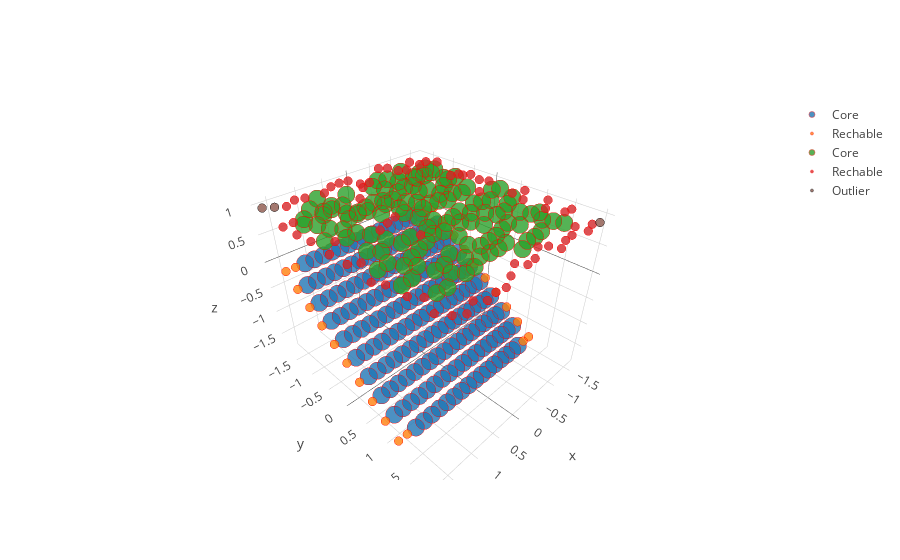

Notebook source saved alongside this figure:
### Markdown cell above
### 5. Visualizing clusters: cores, rechables and outliers

### Code cell
# Plot result
fig = make_subplots(rows=1, cols=1, specs=[[{'is_3d': True}]])
unique_labels = set(labels)
for k in unique_labels:
    if k == -1:
        # Black used for noise.
        color = 'black'
        name1 = 'Outlier'
        name2 = 'Outlier'
    else:
        color = 'red'
        name1 = 'Core'
        name2 = 'Rechable'

    class_member_mask = (labels == k)

    xy_core = X[class_member_mask & core_samples_mask]
    #ax.scatter(xy[:, 0], xy[:, 1], xy[:, 2], 'bo')

    xy_proximity = X[class_member_mask & ~core_samples_mask]
    #ax.scatter(xy[:, 0], xy[:, 1], xy[:, 2], 'bo')
    
    trace_core = trace3D(xy_core, color=color, size=6, name=name1)
    trace_proximity = trace3D(xy_proximity, color=color, size=3, name=name2)
    
    fig.append_trace(trace_core, 1, 1)
    fig.append_trace(trace_proximity, 1, 1)

iplot(fig, filename='simple-3d-scatter')

### Figure 1 — Plotly figure (JSON) as saved in the notebook; plotly's stock layout.template omitted (floating-point values rounded to 4 significant figures; data arrays with more than 128 entries replaced by an {"elided": "..."} marker saying what was removed)
{"data": [{"marker": {"line": {"color": "red", "width": 0.5}, "opacity": 0.8, "size": 6}, "mode": "markers", "name": "Core", "scene": "scene", "type": "scatter3d", "uid": "f29f886a-0655-4cb0-9bc7-7e9721cbb62a", "x": {"elided": "176 float values"}, "y": {"elided": "176 float values"}, "z": {"elided": "176 float values"}}, {"marker": {"line": {"color": "red", "width": 0.5}, "opacity": 0.8, "size": 3}, "mode": "markers", "name": "Rechable", "scene": "scene", "type": "scatter3d", "uid": "46fd21cc-9dea-405e-ab5b-ec97dcf2e4ce", "x": [-1.648, -1.474, 1.474, 1.648, -1.648, 1.648, -1.648, 1.648, -1.648, 1.648, -1.648, 1.648, -1.648, 1.648, -1.648, 1.648, -1.648, 1.648, -1.648, 1.648, -1.648, -1.474, 1.474, 1.648], "y": [-1.398, -1.398, -1.398, -1.398, -1.116, -1.116, -0.8345, -0.8345, -0.5526, -0.5526, -0.2707, -0.2707, 0.01122, 0.01122, 0.2931, 0.2931, 0.575, 0.575, 0.857, 0.857, 1.139, 1.139, 1.139, 1.139], "z": [-0.004394, -0.004394, -0.004394, -0.004394, -0.2061, -0.2061, -0.4077, -0.4077, -0.6094, -0.6094, -0.811, -0.811, -1.013, -1.013, -1.214, -1.214, -1.416, -1.416, -1.618, -1.618, -1.819, -1.819, -1.819, -1.819]}, {"marker": {"line": {"color": "red", "width": 0.5}, "opacity": 0.8, "size": 6}, "mode": "markers", "name": "Core", "scene": "scene", "type": "scatter3d", "uid": "66690231-84a7-4402-8740-62b825a01914", "x": {"elided": "129 float values"}, "y": {"elided": "129 float values"}, "z": {"elided": "129 float values"}}, {"marker": {"line": {"color": "red", "width": 0.5}, "opacity": 0.8, "size": 3}, "mode": "markers", "name": "Rechable", "scene": "scene", "type": "scatter3d", "uid": "78ff2830-69af-40c1-aa23-d45fd4ab8de0", "x": [-1.648, -1.474, -1.301, -1.127, -0.9538, -0.7804, -0.607, -0.2601, -0.08671, 0.08671, 0.2601, 0.4336, 0.607, 0.9538, 1.127, 1.301, -1.648, 0.08671, 0.2601, 1.474, 1.648, -1.648, -1.474, 1.648, -1.648, -1.474, 1.648, -1.648, -1.474, -1.301, 0.4336, 0.607, 0.7804, 1.474, 1.648, -1.648, 0.4336, 1.474, 1.648, -1.648, -1.474, 1.648, -1.648, -1.474, 1.648, -1.648, -1.474, 1.474, 1.648, -1.474, -1.301, -1.127, -0.9538, -0.7804, -0.607, -0.4336, -0.2601, -0.08671, 0.08671, 0.2601, 0.4336, 0.607, 0.7804, 0.9538, 1.127, 1.301, 1.474, 1.648], "y": [-1.608, -1.599, -1.687, -1.586, -1.617, -1.71, -1.75, -1.589, -1.615, -1.717, -1.728, -1.716, -1.659, -1.681, -1.701, -1.654, -1.31, -1.317, -1.184, -1.192, -1.183, -0.7828, -0.8041, -0.8085, -0.4904, -0.5248, -0.4568, -0.08318, -0.1555, 0.001478, -0.1321, -0.1001, -0.05571, -0.1385, -0.03223, 0.4131, 0.3954, 0.3951, 0.3462, 0.6474, 0.7474, 0.8074, 1.085, 1.163, 1.075, 1.503, 1.489, 1.522, 1.439, 1.942, 1.982, 1.86, 1.923, 1.932, 1.981, 1.885, 1.832, 1.918, 1.93, 1.851, 1.933, 2.001, 1.984, 2.005, 1.937, 2.002, 1.945, 1.85], "z": [0.8714, 0.8648, 0.9281, 0.8556, 0.878, 0.9445, 0.9731, 0.8582, 0.8764, 0.9493, 0.9571, 0.9489, 0.9083, 0.924, 0.9381, 0.9048, 0.9436, 0.9484, 0.8533, 0.859, 0.8528, 0.8516, 0.8669, 0.87, 0.9276, 0.9523, 0.9036, 0.9216, 0.9733, 0.861, 0.9566, 0.9337, 0.9019, 0.9611, 0.8851, 0.8518, 0.8644, 0.8646, 0.8996, 0.9693, 0.8978, 0.8549, 0.9416, 0.8857, 0.9487, 0.928, 0.9373, 0.9138, 0.9734, 0.8987, 0.8701, 0.9576, 0.9127, 0.9061, 0.8708, 0.9393, 0.9774, 0.9158, 0.9073, 0.9638, 0.9054, 0.8565, 0.8685, 0.8538, 0.9024, 0.8556, 0.8966, 0.9649]}, {"marker": {"line": {"color": "black", "width": 0.5}, "opacity": 0.8, "size": 6}, "mode": "markers", "name": "Outlier", "scene": "scene", "type": "scatter3d", "uid": "c8039572-9b14-46cc-a9c9-8c526790a012", "x": [], "y": [], "z": []}, {"marker": {"line": {"color": "black", "width": 0.5}, "opacity": 0.8, "size": 3}, "mode": "markers", "name": "Outlier", "scene": "scene", "type": "scatter3d", "uid": "e73db585-9491-4bfe-a99e-21dd2e069a50", "x": [1.474, 1.648, -1.648], "y": [-1.696, -1.738, 1.974], "z": [0.9342, 0.9647, 0.876]}], "layout": {"scene": {"domain": {"x": [0, 1], "y": [0, 1]}}}}
